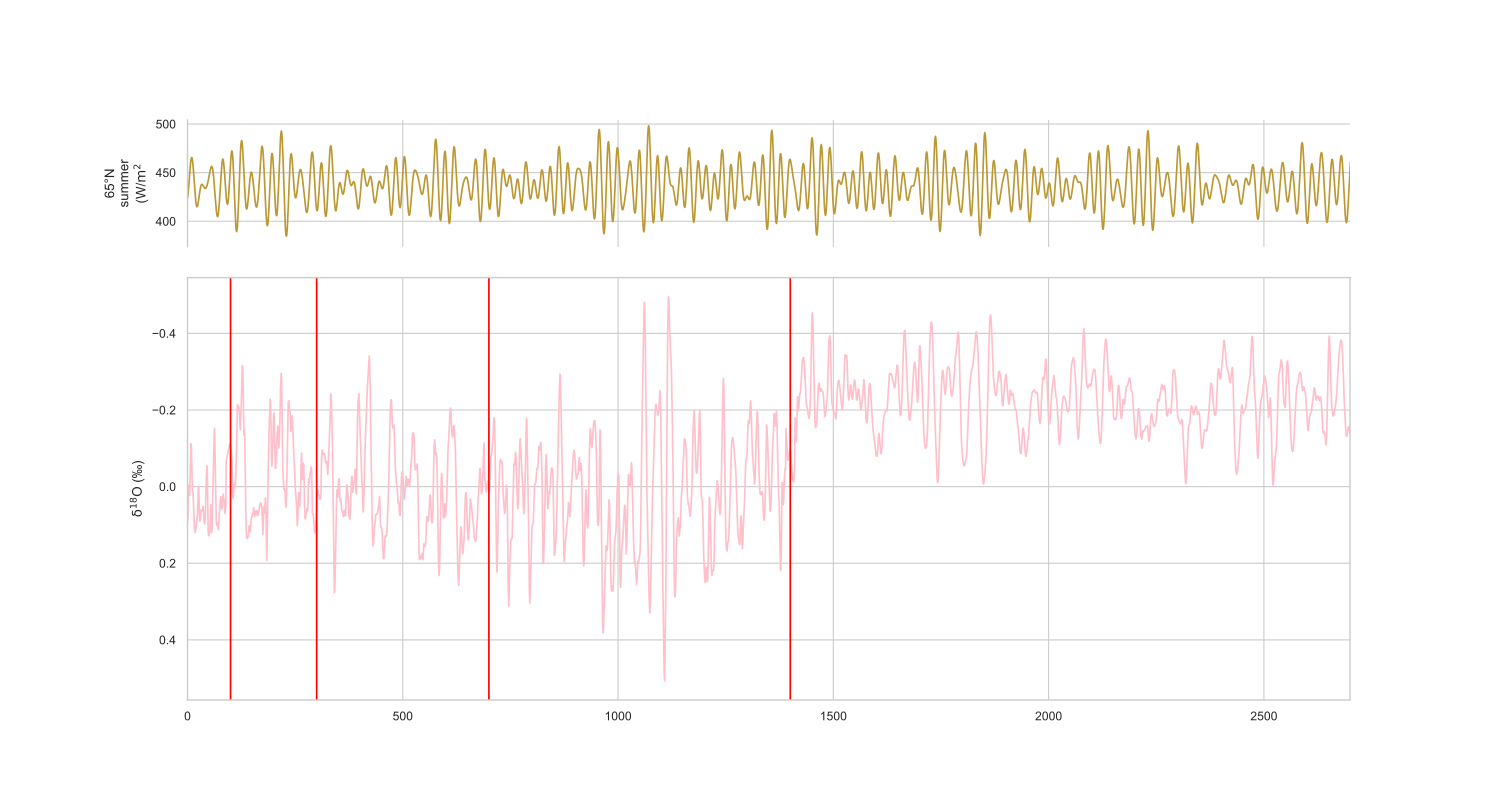

Write Python code to recreate this figure.
#!/usr/bin/env python3
# -*- coding: utf-8 -*-
"""
Created on Mon Jan 30 23:25:09 2023

@author: zhou
"""

import pandas as pd
import sys
sys.path.append("../../../../../Work/Lorraine/LR04/python")
sys.path.append("../../../../../Work/McManus/Milankovitch/python")
sys.path.append("../../../../../Work/McManus/HMM-Stack-master/python")
import LR04_fetching_func
import Milankovitch_fetching_func
import Probstack_fetching_func
import matplotlib.pyplot as plt
import matplotlib.patches as patches
import seaborn as sns
# import scipy.io
from matplotlib import gridspec

sns.set(font='Arial',palette='husl',style='whitegrid',context='paper')

stack_1_path = '../stack.txt'
stack_1 = pd.read_table(stack_1_path, delimiter=' ')

stack_2_path = '../../R13_d18O_stack/stack.txt'
stack_2 = pd.read_table(stack_2_path, delimiter=' ')

stack_3_path = '../../R23_d18O_stack/stack.txt'
stack_3 = pd.read_table(stack_3_path, delimiter=' ')

stack_4_path = '../../R25_d18O_stack/stack.txt'
stack_4 = pd.read_table(stack_4_path, delimiter=' ')

stack_5_path = '../../R27_d18O_stack/stack.txt'
stack_5 = pd.read_table(stack_5_path, delimiter=' ')

stack_6_path = '../../R29_d18O_stack/stack.txt'
stack_6 = pd.read_table(stack_5_path, delimiter=' ')

Pacific_stack = pd.concat([stack_1, stack_2, stack_3, stack_4, stack_5, stack_6])
Pacific_stack = Pacific_stack.groupby('age(kyr)').mean()

stack_1_path = '../../R28_d18O_stack/stack.txt'
stack_1 = pd.read_table(stack_1_path, delimiter=' ')

stack_2_path = '../../R12_d18O_stack/stack.txt'
stack_2 = pd.read_table(stack_2_path, delimiter=' ')

stack_3_path = '../../R22_d18O_stack/stack.txt'
stack_3 = pd.read_table(stack_3_path, delimiter=' ')

stack_4_path = '../../R24_d18O_stack/stack.txt'
stack_4 = pd.read_table(stack_4_path, delimiter=' ')

stack_5_path = '../../R26_d18O_stack/stack.txt'
stack_5 = pd.read_table(stack_5_path, delimiter=' ')

stack_6_path = '../../R28_d18O_stack/stack.txt'
stack_6 = pd.read_table(stack_5_path, delimiter=' ')

Atlantic_stack = pd.concat([stack_1, stack_2, stack_3, stack_4, stack_5, stack_6])
Atlantic_stack = Atlantic_stack.groupby('age(kyr)').mean()

LR04 = LR04_fetching_func.fetch_d18O()

insolation = Milankovitch_fetching_func.fetch_65N_summer_insolation()

ProbStack = Probstack_fetching_func.fetch_d18O()

#%% plot
fig, axes = plt.subplots(2,1, sharex=False, sharey=False)
gs  = gridspec.GridSpec(2, 1, height_ratios=[0.3, 1])
axes = [plt.subplot(gs[0]),
        plt.subplot(gs[1])]
# BIAGMACS
# l1 = axes[1].plot(Pacific_stack.index, Pacific_stack['mean(permil)'], label='BIGMACS Pacific', alpha=0.8, color='C4')
# l4 = axes[1].plot(Atlantic_stack.index, Atlantic_stack['mean(permil)'], label='BIGMACS Atlantic', alpha=0.8, color='C5')
basin_diff = Atlantic_stack['mean(permil)'] - Pacific_stack['mean(permil)']
axes[1].plot(Pacific_stack.index, 
             basin_diff,
             color='pink')
axes[1].set_xlim((0, 2700))
axes[1].invert_yaxis()

axes[1].set_ylabel(u'$\mathrm{\delta}^\mathrm{18}$O (‰)')
# axes[1].set_ylim(bottom=5.7)

fig.set_size_inches(15,8)

axes[1].axvline(1400, color='r')
axes[1].axvline(700, color='r')
axes[1].axvline(300, color='r')
axes[1].axvline(100, color='r')

#%% plot Milankovitch
axes[0].plot(insolation.index, insolation, color='C1')
axes[0].set_xlim((0, 2700))
axes[0].set_ylabel('65°N'
                   '\n'
                   'summer'
                   '\n'
                   r'(W/$\mathrm{m}^\mathrm{2}$')

# remove x axis
sns.despine(ax=axes[0], bottom=True)
# remove x axis labels
axes[0].xaxis.set_ticklabels([])
# move down
pos = axes[0].get_position()
pos.y0 -= 0.03
pos.y1 -= 0.03
axes[0].set_position(pos)

# plt.savefig('Stitched_stack_LR04_insolation.png', dpi=500)
plt.savefig('Basin_diff_insolation.pdf')
